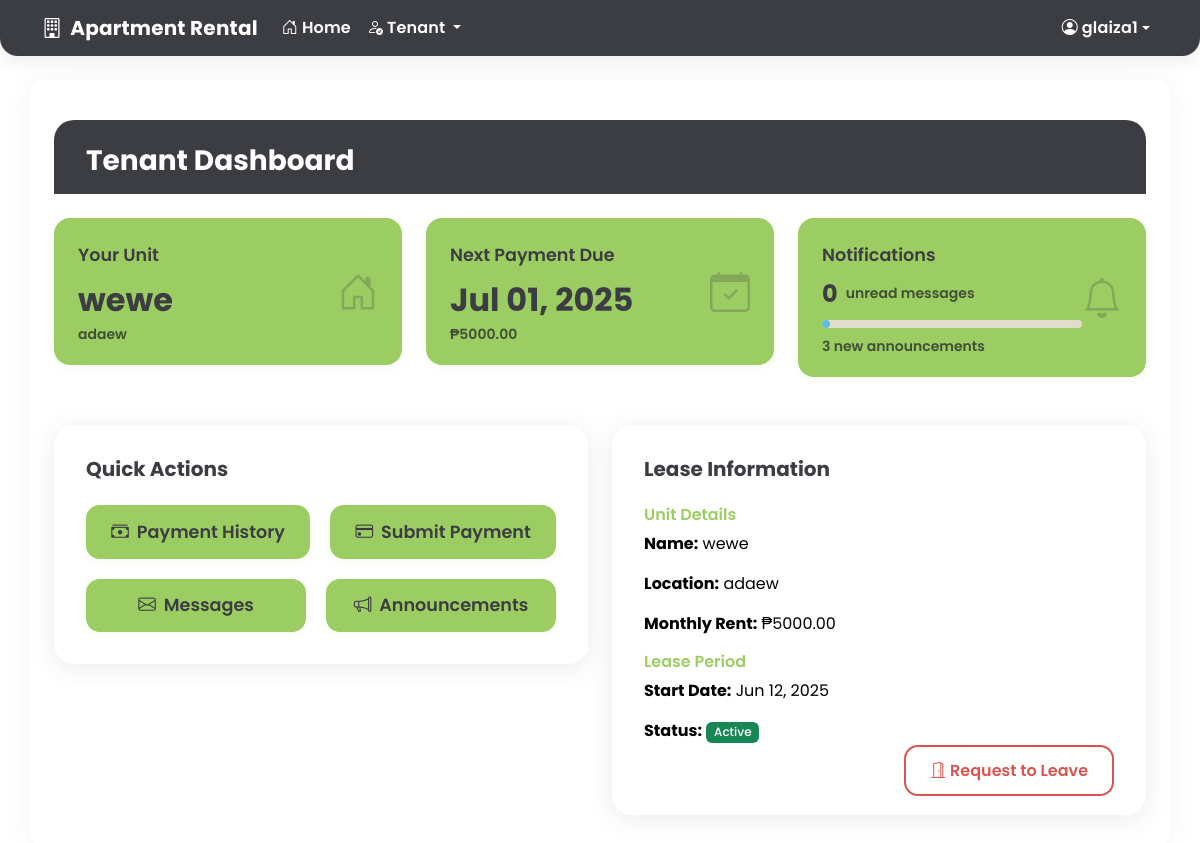
/tenant/dashboard/ (signed in), run on the app's committed database.
### core/models.py (models this page shows, shortened)
class User(AbstractUser):
    CLIENT = 1
    TENANT = 2
    ADMIN = 3
    ROLE_CHOICES = (
        (CLIENT, 'Client'),
        (TENANT, 'Tenant'),
        (ADMIN, 'Admin'),
    )
    role = models.PositiveSmallIntegerField(choices=ROLE_CHOICES, default=CLIENT)
    phone_number = models.CharField(max_length=20, blank=True, null=True)
    facebook_account = models.URLField(blank=True, null=True)
    address = models.TextField(blank=True, null=True)
    occupation = models.CharField(max_length=100, blank=True, null=True)
    profile_picture = models.ImageField(upload_to='profile_pics/', blank=True, null=True)

class Lease(models.Model):
    tenant = models.ForeignKey(User, on_delete=models.CASCADE)
    unit = models.ForeignKey(Unit, on_delete=models.CASCADE)
    start_date = models.DateField()
    end_date = models.DateField(blank=True, null=True)
    monthly_rent = models.DecimalField(max_digits=10, decimal_places=2)
    is_active = models.BooleanField(default=True)
    created_at = models.DateTimeField(auto_now_add=True)
    updated_at = models.DateTimeField(auto_now=True)

class Unit(models.Model):
    AVAILABLE = 1
    OCCUPIED = 2
    STATUS_CHOICES = (
        (AVAILABLE, 'Available'),
        (OCCUPIED, 'Occupied'),
    )
    name = models.CharField(max_length=100)
    description = models.TextField()
    monthly_price = models.DecimalField(max_digits=10, decimal_places=2)
    location = models.CharField(max_length=200)
    payment_inclusions = models.TextField()
    house_rules = models.TextField()
    status = models.PositiveSmallIntegerField(choices=STATUS_CHOICES, default=AVAILABLE)
    main_image = models.ImageField(upload_to='units/')
    created_at = models.DateTimeField(auto_now_add=True)
    updated_at = models.DateTimeField(auto_now=True)

### core/views.py (the view)
# urls.py: path('tenant/dashboard/', views.tenant_dashboard, name='tenant_dashboard'),
@login_required
def tenant_dashboard(request):
    if request.user.role != User.TENANT:
        return redirect('dashboard')
    lease = Lease.objects.filter(tenant=request.user, is_active=True).first()
    today = timezone.now().date()
    next_payment_due = today.replace(day=1) + timedelta(days=32)
    next_payment_due = next_payment_due.replace(day=1)
    unread_messages = Message.objects.filter(recipient=request.user, is_read=False).count()
    new_announcements = Announcement.objects.filter(
        Q(is_global=True) | Q(recipients=request.user),
        created_at__gte=timezone.now() - timedelta(days=7)
    )
    context = {
        'lease': lease,
        'next_payment_due': next_payment_due,
        'unread_messages': unread_messages,
        'new_announcements': new_announcements.count(),
    }
    return render(request, 'tenant/dashboard.html', context)

### templates/tenant/dashboard.html (shortened to what this page needs)
{% extends 'base.html' %}
{% block content %}
<div class="container tenant-dashboard-container">
    <div class="tenant-dashboard-header mb-4">
        <h3>Tenant Dashboard</h3>
    </div>
    <div class="row">
        <div class="col-xl-4 col-md-6 mb-4">
            <div class="tenant-dashboard-stat-card">
                <div>
                    <div class="tenant-dashboard-stat-title">Your Unit</div>
                    <div class="tenant-dashboard-stat-value">{{ lease.unit.name }}</div>
                    <div class="text-muted small">{{ lease.unit.location }}</div>
                </div>
                <div class="icon"><i class="bi bi-house-door"></i></div>
            </div>
        </div>
        <div class="col-xl-4 col-md-6 mb-4">
            <div class="tenant-dashboard-stat-card">
                <div>
                    <div class="tenant-dashboard-stat-title">Next Payment Due</div>
                    <div class="tenant-dashboard-stat-value">{{ next_payment_due|date:"M d, Y" }}</div>
                    <div class="text-muted small">₱{{ lease.monthly_rent }}</div>
                </div>
                <div class="icon"><i class="bi bi-calendar-check"></i></div>
            </div>
        </div>
        <div class="col-xl-4 col-md-6 mb-4">
            <div class="tenant-dashboard-stat-card">
                <div style="width:100%">
                    <div class="tenant-dashboard-stat-title">Notifications</div>
                    <div class="d-flex align-items-center mb-2">
                        <div class="tenant-dashboard-stat-value" style="font-size:1.5rem;">{{ unread_messages }}</div>
                        <span class="ms-2 text-muted small">unread messages</span>
                    </div>
                    <div class="tenant-dashboard-progress">
                        <div class="tenant-dashboard-progress-bar" style="width: {{ new_announcements }}%"></div>
                    </div>
                    <div class="text-muted small mt-1">{{ new_announcements }} new announcements</div>
                </div>
                <div class="icon"><i class="bi bi-bell"></i></div>
            </div>
        </div>
    </div>
    <div class="row">
        <div class="col-lg-6">
            <div class="tenant-dashboard-card">
                <div class="tenant-dashboard-body">
                    <h5 class="mb-4" style="font-weight:700; color:var(--charcoal);">Quick Actions</h5>
                    <div class="d-flex flex-wrap gap-3 justify-content-start tenant-dashboard-actions">
                        <a href="{% url 'tenant_payment_history' %}" class="tenant-dashboard-btn flex-grow-1 flex-shrink-0">
                            <i class="bi bi-cash-stack"></i> Payment History
                        </a>
                        <a href="{% url 'tenant_submit_payment' %}" class="tenant-dashboard-btn flex-grow-1 flex-shrink-0">
                            <i class="bi bi-credit-card"></i> Submit Payment
                        </a>
                        <a href="{% url 'tenant_messages' %}" class="tenant-dashboard-btn flex-grow-1 flex-shrink-0">
                            <i class="bi bi-envelope"></i> Messages
                        </a>
                        <a href="{% url 'tenant_announcements' %}" class="tenant-dashboard-btn flex-grow-1 flex-shrink-0">
                            <i class="bi bi-megaphone"></i> Announcements
                        </a>
                    </div>
                </div>
            </div>
        </div>
        <div class="col-lg-6">
            <div class="tenant-dashboard-card">
                <div class="tenant-dashboard-body">
                    <h5 class="mb-4" style="font-weight:700; color:var(--charcoal);">Lease Information</h5>
                    <div class="mb-3">
                        <h6 style="color:var(--kiwi-green);font-weight:600;">Unit Details</h6>
                        <p><strong>Name:</strong> {{ lease.unit.name }}</p>
                        <p><strong>Location:</strong> {{ lease.unit.location }}</p>
                        <p><strong>Monthly Rent:</strong> ₱{{ lease.monthly_rent }}</p>
                    </div>
                    <div class="mb-3">
                        <h6 style="color:var(--kiwi-green);font-weight:600;">Lease Period</h6>
                        <p><strong>Start Date:</strong> {{ lease.start_date|date:"M d, Y" }}</p>
                        {% if lease.end_date %}
                            <p><strong>End Date:</strong> {{ lease.end_date|date:"M d, Y" }}</p>
                        {% else %}
                            <p><strong>Status:</strong> <span class="badge bg-success">Active</span></p>
                        {% endif %}
                    </div>
                    <div class="text-end">
                        <a href="{% url 'tenant_leave_request' %}" class="tenant-dashboard-outline-btn">
                            <i class="bi bi-door-open"></i> Request to Leave
                        </a>
                    </div>
                </div>
            </div>
        </div>
    </div>
</div>
{% endblock %}

### templates/partials/_navbar.html (shortened to what this page needs)
<nav class="navbar navbar-expand-lg navbar-charcoal">
    <div class="container">
        <a class="navbar-brand fw-bold d-flex align-items-center" href="{% url 'home' %}">
            <i class="bi bi-building me-2"></i>Apartment Rental
        </a>
        <div class="collapse navbar-collapse" id="navbarNav">
            <ul class="navbar-nav me-auto">
                <li class="nav-item">
                    <a class="nav-link" href="{% url 'home' %}">
                        <i class="bi bi-house-door me-1"></i>Home
                    </a>
                </li>
                {% if user.is_authenticated %}
                    {% if user.role == user.ADMIN or user.is_superuser %}
                        <li class="nav-item dropdown">
                            <a class="nav-link dropdown-toggle" href="#" id="adminDropdown" role="button" data-bs-toggle="dropdown">
                                <i class="bi bi-speedometer2 me-1"></i>Admin
                            </a>
                            <ul class="dropdown-menu">
                                <li><a class="dropdown-item" href="{% url 'admin_dashboard' %}"><i class="bi bi-grid me-2"></i>Dashboard</a></li>
                                <li><a class="dropdown-item" href="{% url 'admin_units_list' %}"><i class="bi bi-house-gear me-2"></i>Units</a></li>
                                <li><a class="dropdown-item" href="{% url 'admin_applications' %}"><i class="bi bi-file-earmark-text me-2"></i>Applications</a></li>
                                <li><a class="dropdown-item" href="{% url 'admin_tenants' %}"><i class="bi bi-people me-2"></i>Tenants</a></li>
                                <li><a class="dropdown-item" href="{% url 'admin_payments' %}"><i class="bi bi-cash-stack me-2"></i>Payments</a></li>
                                <li><a class="dropdown-item" href="{% url 'admin_announcements' %}"><i class="bi bi-megaphone me-2"></i>Announcements</a></li>
                                <li><a class="dropdown-item" href="{% url 'admin_leave_requests' %}"><i class="bi bi-door-open me-2"></i>Leave Requests</a></li>
                                <li><a class="dropdown-item" href="{% url 'admin_messages' %}"><i class="bi bi-chat-left-text me-2"></i>Messages</a></li>
                            </ul>
                        </li>
                    {% elif user.role == user.TENANT %}
                        <li class="nav-item dropdown">
                            <a class="nav-link dropdown-toggle" href="#" id="tenantDropdown" role="button" data-bs-toggle="dropdown">
                                <i class="bi bi-person-check me-1"></i>Tenant
                            </a>
                        </li>
                    {% endif %}
                {% endif %}
            </ul>
            <ul class="navbar-nav">
                {% if user.is_authenticated %}
                    <li class="nav-item dropdown">
                        <a class="nav-link dropdown-toggle d-flex align-items-center" href="#" id="userDropdown" role="button" data-bs-toggle="dropdown">
                            <i class="bi bi-person-circle me-1"></i>
                            <span class="d-none d-lg-inline">{{ user.username|truncatechars:12 }}</span>
                        </a>
                    </li>
                {% endif %}
            </ul>
        </div>
    </div>
</nav>

### static/css/style.css (style rules this page uses)
:root { --charcoal: #3C3D42; --kiwi-green: #9CCD62; --soft-cream: #F6F8E2; --sage-beige: #E0DDCA; --cloud-white: #FFFFFF; --error-red: #D9534F; --sky-blue: #5BC0DE; --success-olive: #6BA539; --neutral-gray: #A9A9A9; }
body { background-color: #f8f9fa; }
a { text-decoration: none; }
.badge { font-weight: 500; }

### templates/partials/_navbar.html (style rules this page uses)
.navbar-charcoal { background-color: var(--charcoal) !important; color: var(--cloud-white) !important; border-radius: 0 0 18px 18px; box-shadow: 0 4px 18px 0 rgba(60, 61, 66, 0.10); font-family: 'Poppins', Arial, sans-serif !important; padding-top: 0.5rem; padding-bottom: 0.5rem; }
.navbar-charcoal .navbar-brand, .navbar-charcoal .nav-link, .navbar-charcoal .bi { color: var(--cloud-white) !important; font-family: 'Poppins', Arial, sans-serif !important; font-weight: 600; letter-spacing: 0.01em; }

### templates/tenant/dashboard.html (style rules this page uses)
.tenant-dashboard-container { font-family: 'Poppins', Arial, sans-serif !important; margin-top: 2.5rem; }
.tenant-dashboard-card { background: var(--cloud-white); border-radius: 20px; box-shadow: 0 4px 24px 0 rgba(60, 61, 66, 0.10); border: none; padding: 0; margin-bottom: 2rem; }
.tenant-dashboard-header { background: var(--charcoal); color: var(--cloud-white); border-radius: 20px 20px 0 0; padding: 1.5rem 2rem 1rem 2rem; }
.tenant-dashboard-header h3, .tenant-dashboard-header h6 { font-weight: 700; margin: 0; }
.tenant-dashboard-body { padding: 2rem; }
.tenant-dashboard-stat-card { background: var(--kiwi-green); color: var(--charcoal); border-radius: 16px; box-shadow: 0 2px 8px 0 rgba(156, 205, 98, 0.10); font-weight: 600; margin-bottom: 1.5rem; padding: 1.5rem 1.5rem 1.25rem 1.5rem; display: flex; align-items: center; justify-content: space-between; min-height: 120px; }
.tenant-dashboard-stat-card .icon { font-size: 2.5rem; color: var(--charcoal); opacity: 0.25; }
.tenant-dashboard-stat-title { font-size: 1.1rem; font-weight: 600; margin-bottom: 0.5rem; }
.tenant-dashboard-stat-value { font-size: 2rem; font-weight: 700; }
.tenant-dashboard-actions { gap: 1.25rem !important; }
.tenant-dashboard-btn { background: var(--kiwi-green); color: var(--charcoal); border-radius: 14px; font-weight: 600; border: none; box-shadow: 0 2px 8px 0 rgba(156, 205, 98, 0.10); padding: 0.85rem 1.5rem; font-size: 1.1rem; margin-bottom: 0; transition: background 0.2s, color 0.2s; min-width: 220px; text-align: center; display: flex; align-items: center; justify-content: center; gap: 0.5rem; }
.tenant-dashboard-outline-btn { background: var(--cloud-white); color: var(--error-red); border: 2px solid var(--error-red); border-radius: 14px; font-weight: 600; padding: 0.75rem 1.5rem; transition: background 0.2s, color 0.2s, border 0.2s; }
.tenant-dashboard-progress { background: var(--sage-beige); border-radius: 8px; height: 8px; width: 100%; margin-top: 0.5rem; margin-bottom: 0.5rem; overflow: hidden; }
.tenant-dashboard-progress-bar { background: var(--sky-blue); height: 100%; border-radius: 8px; transition: width 0.4s; }

### data on the page
User: username "glaiza1"
Lease: unit.name "wewe", unit.location "adaew", monthly_rent "5000.00", start_date "Jun 12, 2025"

### other printed values
{{ next_payment_due|date:"M d, Y" }} "Jul 01, 2025"
{{ unread_messages }} "0"
{{ new_announcements }} "3"
